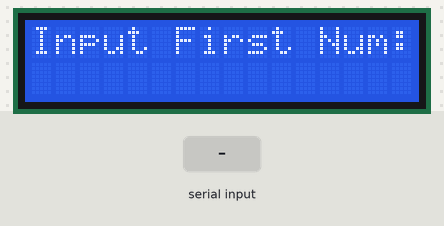
Recording of a sketch running on a simulated Arduino Uno, built with avr-gcc and run on an emulated ATmega328P. On the bench: 16×2 character LCD. Inputs (shaded band) come from the test bench.

Above: at 1.2 s.
1.3 s: "90/45\n" received over Serial
At 2.0 s:
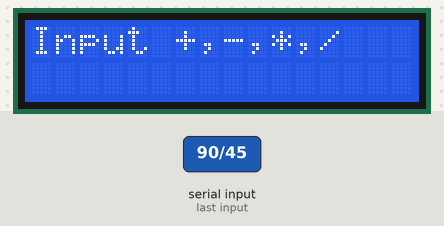
At 3.0 s:
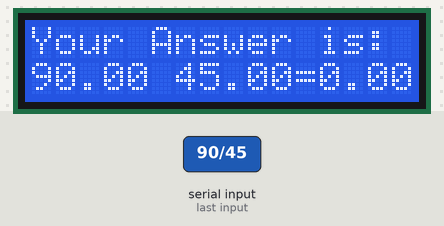
Timing chart, 0 to 4.5 s (numbered marks = the images above; inputs shaded):
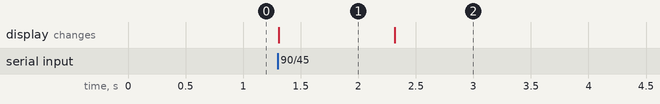

The sketch:

Calculator.ino
```cpp
#include <LiquidCrystal.h>
int rs = 7;
int en = 8;
int d4 = 9;
int d5 = 10;
int d6 = 11;
int d7 = 12;

float first;
float second;
float res;
String oper;

LiquidCrystal lcd(rs, en, d4, d5, d6, d7);

void setup() {
  // put your setup code here, to run once:
  lcd.begin(16, 2);
  Serial.begin(9600);
}

void loop() {
  // put your main code here, to run repeatedly:
  lcd.setCursor(0,0);
  lcd.print("Input First Num:");

  while(Serial.available() == 0){

  }
  first = Serial.parseFloat();

  lcd.clear();
  lcd.setCursor(0,0);
  lcd.print("Input Second Num:");

  while(Serial.available() == 0){

  }
  second = Serial.parseFloat();

  lcd.clear();
  lcd.setCursor(0,0);
  lcd.print("Input +,-,*,/");
  while(Serial.available () == 0){

  }
  oper = Serial.readString();

  if(oper == "+"){
    res = first + second;
  } else if(oper == "-"){
    res = first - second;
  } else if(oper == "*"){
    res = first * second;
  } else if(oper == "/"){

    res = first/second;
  }

  lcd.clear();
  lcd.setCursor(0,0);
  lcd.print("Your Answer is: ");
  lcd.setCursor(0,1);
  lcd.print(first);
  lcd.print(oper);
  lcd.print(second);
  lcd.print("=");
  lcd.print(res);

  delay(5000);
  lcd.clear();
}
```

Measured:
- after the input at 1.3 s, the display: changes at once (image 1)
- what the display in image 1 shows lasts 1.0 s, from 1.3 s to 2.3 s
